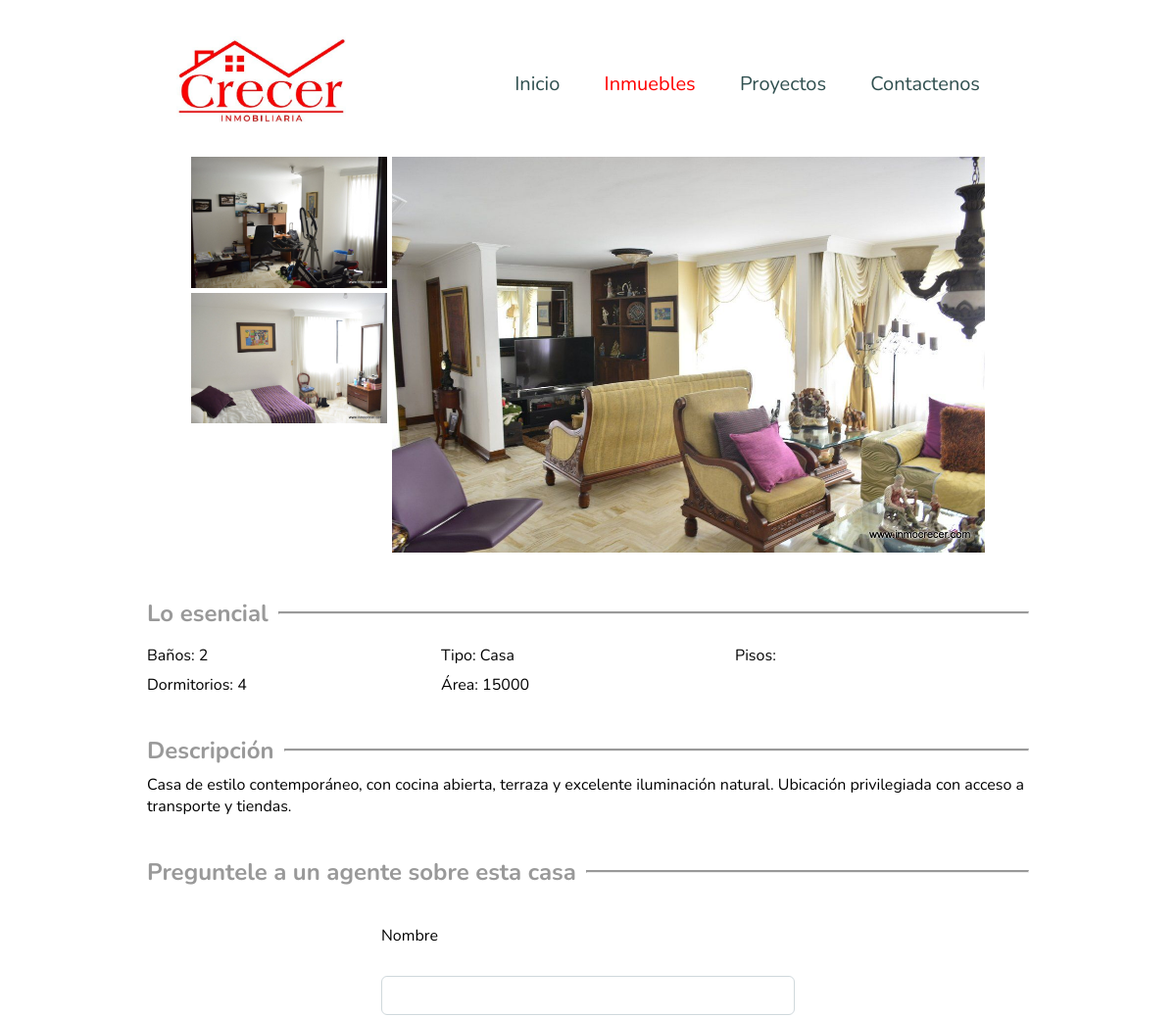
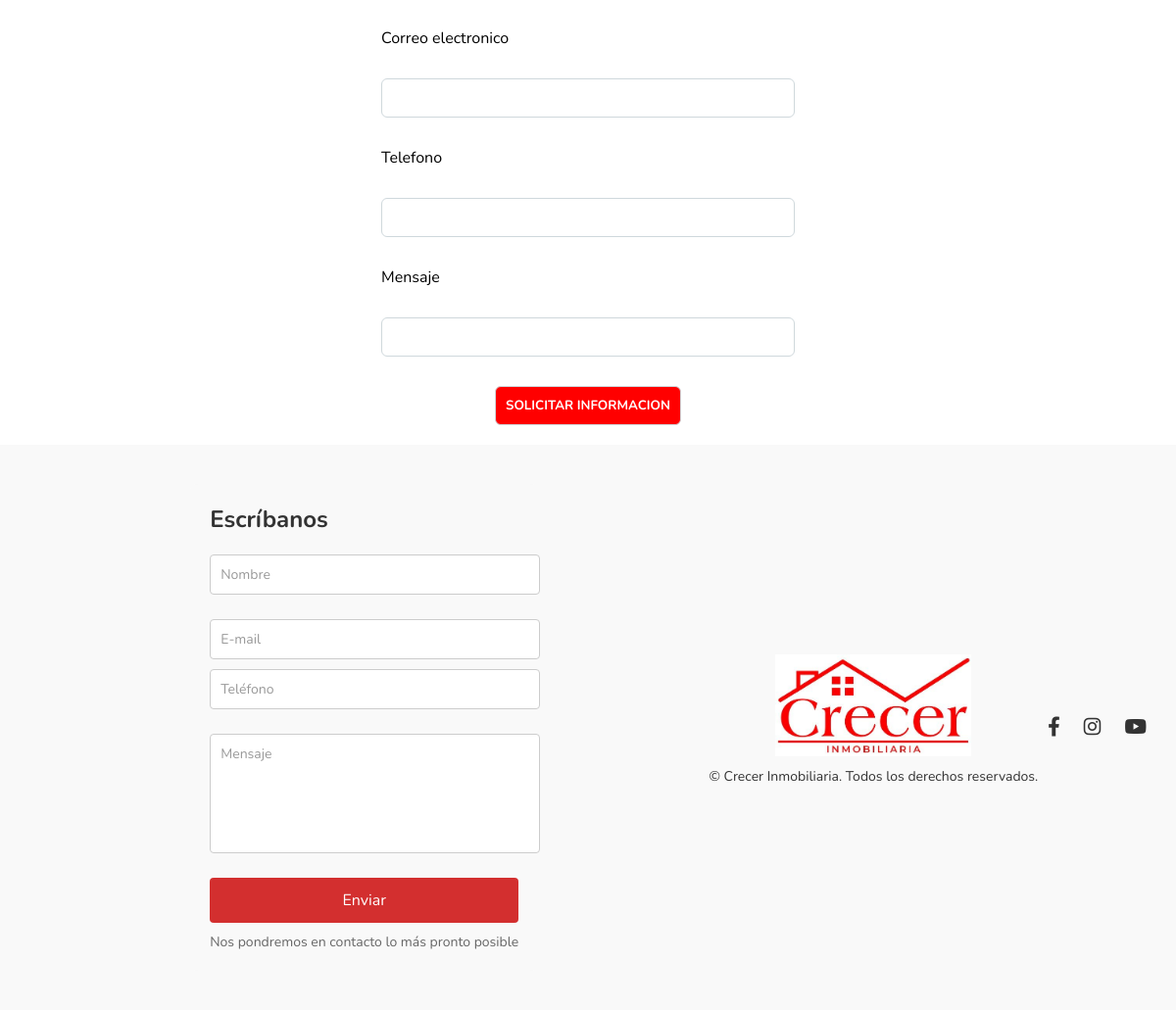
/5/publicacion, run on the app's committed database (2 pictures, top to bottom).
### Registo_Inicio/models.py (models this page shows, shortened)
class PublicacionInmobiliaria(models.Model):
    titulo = models.CharField(max_length=100)
    fecha = models.DateField(default="2005/08/09")
    precio = models.IntegerField(default=0)
    descripcion = models.TextField(default=0)
    imagenPrincipal = models.ImageField(upload_to='static/images/', default=None)
    tipoInmueble = models.CharField(default=TipoInmueble.casa, choices=TipoInmueble.choices, max_length = 50)
    numeroCamas = models.IntegerField(default=0)
    numeroBaños = models.IntegerField(default=0)
    tamaño = models.IntegerField(default=0)
    numeroDormitorios = models.IntegerField(default=0)
    ciudad = models.CharField(max_length=30, default='No tiene')

class ImagenPublicacion(models.Model):
    publicacionInmobiliaria = models.ForeignKey(PublicacionInmobiliaria, on_delete=models.CASCADE)
    imagen = models.ImageField(upload_to='static/images/')

### paginaPrincipal/views.py (the view)
# urls.py: path('<int:idPublicacion>/publicacion', views.publicacion, name = 'publicacion'),
def publicacion(request, idPublicacion):
    try:
        publicacion = PublicacionInmobiliaria.objects.get(id = idPublicacion)
        imagenes = publicacion.imagenpublicacion_set.all()
        return render(request,'publicacion.html', {
            'publicacion': publicacion,
            'imagenes': imagenes
        })
    except PublicacionInmobiliaria.DoesNotExist:
        return HttpResponse("La publicacion no existe")

### paginaPrincipal/templates/publicacion.html (shortened to what this page needs)
{% load static %}
{% load humanize %}
<!DOCTYPE html>
<html >
<head>
    <link rel="stylesheet" href="{% static 'stylepublicacion.css' %}">
    <link rel="stylesheet" href="https://cdnjs.cloudflare.com/ajax/libs/font-awesome/6.0.0-beta3/css/all.min.css">
</head>
<body>
    <header class="Header">
        <div class="logo">
            <a href="index.html"><img src="../../static/imagenesWeb/WhatsApp-Image-2020-01-23-at-11.13.23.jpeg" alt="Logo de la navbar"></a>
        </div>
        <nav>
            <ul class="nav_links">
                <li><a href="{% url 'paginaPrincipal' %}">Inicio</a></li>
                <li><a href="{% url 'inmuebles' %}" id="Inmuebles">Inmuebles</a></li>
                <li><a href="{% url 'vistaPrincipalProyectos' %}">Proyectos</a></li>
                <li><a href="{% url 'contactenos' %}">Contactenos</a></li>
            </ul>
        </nav>
    </header>
    <article class="Articulo">
      <section class="Section-imagen">
        <div class="Contenedor__imagen contenedor--imagenPrincipal">
          <img src="{{publicacion.imagenPrincipal.url}}" class="Section__imagen imagen--principal" alt="">
        </div>
        <div class="Contenedor__imagen contenedor--imagenesSecundarias">
          {% for imagen in imagenes %}
            <img src="{{imagen.imagen.url}}" class="Section__imagen imagen--segundaria" alt="">
          {% endfor %}
        </div>
      </section>
      <section class="Section__loesencial">
        <div class="title-container">
          <h2 class="title">Lo esencial</h2>
          <hr class="title-line">
        </div>
        <div class="container__text">
          <p class="Section__texto">Baños: {{publicacion.numeroBaños}}</p>
        </div>
        <div class="container__text">
          <p class="Section__texto">Tipo: {{publicacion.tipoInmueble}}</p>
        </div>
        <div class="container__text">
          <p class="Section__texto">Pisos: {{publicacion.numeroPisos}}</p>
        </div>
        <div class="container__text">
          <p class="Section__texto">Dormitorios: {{publicacion.numeroDormitorios}}</p>
        </div>
        <div class="container__text">
          <p class="Section__texto">Área: {{publicacion.tamaño}}</p>
        </div>
      </section>
      <section class="Section__description">
        <div class="title-container">
          <h2 class="title">Descripción</h2>
          <hr class="title-line">
        </div>
        <p class="Section__parrafo">{{publicacion.descripcion}}</p>
      </section>
      <section class="Section__consultar">
        <div class="title-container">
          <h2 class="title">Preguntele a un agente sobre esta casa</h2>
          <hr class="title-line">
        </div>
    </section>
    <form class="Section__formulario" action="" method="POST">
      <label for="">Nombre</label>
      <input type="text" name="Nombre">
      <label for="">Correo electronico</label>
      <input type="text">
      <label for="">Telefono</label>
      <input type="text">
      <label for="">Mensaje</label>
      <input type="text">
      <input type="submit" value="SOLICITAR INFORMACION" class="Especial">
    </article>
<footer>
    <div class="contact-container">
        <div class="contact-form">
            <h2>Escríbanos</h2>
            <form>
              <div class="form-group">
                <input type="text" placeholder="Nombre" required>
              </div>
              <div class="form-group">
                <input type="email" placeholder="E-mail" required>
                <input type="tel" placeholder="Teléfono" required>
              </div>
              <div class="form-group">
                <textarea placeholder="Mensaje" required></textarea>
              </div>
              <button type="submit" class="btn-submit">Enviar</button>
            </form>
            <p>Nos pondremos en contacto lo más pronto posible</p>
          </div>
        <div class="footer-container">
          <img src="../../static/imagenesWeb/WhatsApp-Image-2020-01-23-at-11.13.23.jpeg" alt="logo_footer">
          <p>© Crecer Inmobiliaria. Todos los derechos reservados.</p>
        </div>
        <div class="footer-social">
          <a href="#"><i class="fab fa-facebook-f" id="facebook"></i></a>
          <a href="#"><i class="fab fa-instagram" id="instagram"></i></a>
          <a href="#"><i class="fab fa-youtube" id="youtube"></i></a>
        </div>
    </div>
</footer>
</body>
</html>

### paginaPrincipal/static/stylepublicacion.css (style rules this page uses)
html { font-family: "Nunito" sans-serif; }
* { font-family: "Nunito", sans-serif; margin: 0; padding: 0; }
header { background-color: white; display: flex; justify-content: space-between; align-items: center; height: 60px; padding: 50px 15%; font-size: 20px; }
.Header .logo { margin-bottom: 40px; cursor: pointer; padding: 50px 0 0 0; }
header .logo img { height: 90px; width: auto; transition: all 0.3s; }
.nav_links { margin-bottom: 40px; list-style: none; padding: 50px 0 0 0; }
.Header .nav_links li { display: inline-block; padding: 0 20px; transition: all 0.4s; }
a { font-size: 700; color:darkslategrey; text-decoration: none; transition: all 0.2s ease; }
#Inmuebles { color: red; }
footer { background-color: #f9f9f9; padding: 20px 0; text-align: center; color: #333; }
.footer-container { margin-bottom: 10px; }
.footer-container p { margin: 5px 0; font-size: 14px; }
.footer-social a { margin: 0 10px; color: #333; font-size: 20px; }
#facebook { transition: all 0.5s ease; }
#instagram { transition: all 0.5s ease; }
#youtube { transition: all 0.5s ease; }
.footer-container img { margin: 0 auto; width: 200px; }
.contact-container { display: flex; justify-content: space-between; align-items:center; max-width: 1200px; margin: 0 auto; padding: 20px; }
.contact-form { margin: 0 auto; max-width: 500px; padding: 20px; background-color: #f9f9f9; border-radius: 8px; font-family: "Nunito", sans-serif; }
.contact-form h2 { font-size: 24px; color: #333; margin-bottom: 20px; text-align: left; }
.contact-form .form-group { display: flex; flex-direction: column; margin-bottom: 15px; }
.contact-form .form-group input, .contact-form .form-group textarea { width: 100%; padding: 10px; border: 1px solid #ccc; border-radius: 4px; font-size: 14px; margin-bottom: 10px; }
.contact-form .form-group input::placeholder, .contact-form .form-group textarea::placeholder { color: #999; }
.contact-form .form-group textarea { resize: none; height: 100px; }
.contact-form button.btn-submit { width: 100%; padding: 12px; background-color: #d32f2f; border: none; color: #fff; font-size: 16px; border-radius: 4px; cursor: pointer; transition: background-color 0.3s; }
.contact-form p { margin-top: 10px; font-size: 14px; color: #666; text-align: center; }
.Articulo { max-width: 900px; margin: auto; display: flex; flex-direction: column; justify-content: center; gap: 30px 0; }
.Articulo h2 { color: #999; margin-top: 10px; margin-bottom: 8px; border: none; }
.Section__loesencial { display: flex; flex-direction: row; justify-content: start; flex-wrap: wrap; max-width: 900px; gap: 8px 0; }
.container__text { min-width: 300px; max-width: 350px; }
.title-container { width: 100%; overflow: hidden; white-space: nowrap; display: flex; flex-wrap: wrap; align-items: center; }
.title { margin: 0; padding-right: 10px; font-size: 1.5em; flex-shrink: 0; white-space: nowrap; }
.title-line { flex-grow: 1; border-top: 2px solid #999; margin: 0; }
.Section__consultar h2 { position: relative; }
.Section__formulario { display: flex; flex-direction: column; margin: auto; flex-wrap: wrap; gap: 30px 0; max-width: 100%; margin-bottom: 20px; }
.Section__formulario > input { flex-grow: 1; flex-basis: 0; min-width: 400px; padding: 10px; border: 1px solid #cfd8dc; border-radius: 6px; }
.Section__formulario > .Especial { flex-grow: 1; flex-basis: 0; min-width: 100px; }
.Section__formulario input[type='submit'] { color: white; background-color: red; font-weight: bolder; margin: auto; }
.Section-imagen { display: flex; flex-direction: row-reverse; flex-wrap: wrap; max-width: 90%; margin: auto; gap: 5px 5px; }
.contenedor--imagenPrincipal { flex-grow: 1; flex-basis: 0; max-width: 100%; }
.contenedor--imagenPrincipal img { max-width: 100%; }
.contenedor--imagenesSecundarias { display: flex; flex-direction: column; max-width: 50%; gap: 5px 0; }
.contenedor--imagenesSecundarias img { flex-basis: 0; max-width: 200px; }

### data on the page
PublicacionInmobiliaria: imagenPrincipal (picture), numeroBaños "2", tipoInmueble "Casa", numeroDormitorios "4", tamaño "15000", descripcion "Casa de estilo contemporáneo, con cocina abierta, terraza y excelente iluminación natural. Ubicación privilegiada con acceso a transporte y tiendas."
ImagenPublicacion: imagen (picture)
ImagenPublicacion: imagen (picture)
